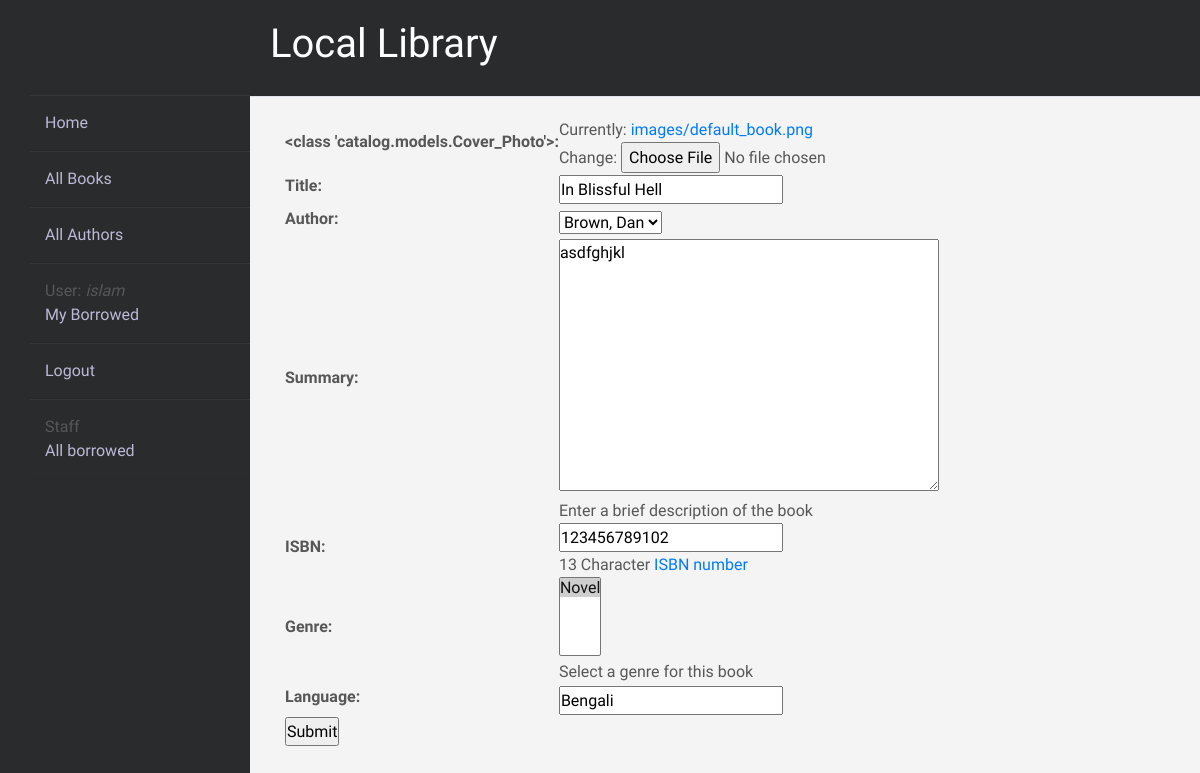
Page /catalog/book/2/update/ (signed in) on the earlier database version.
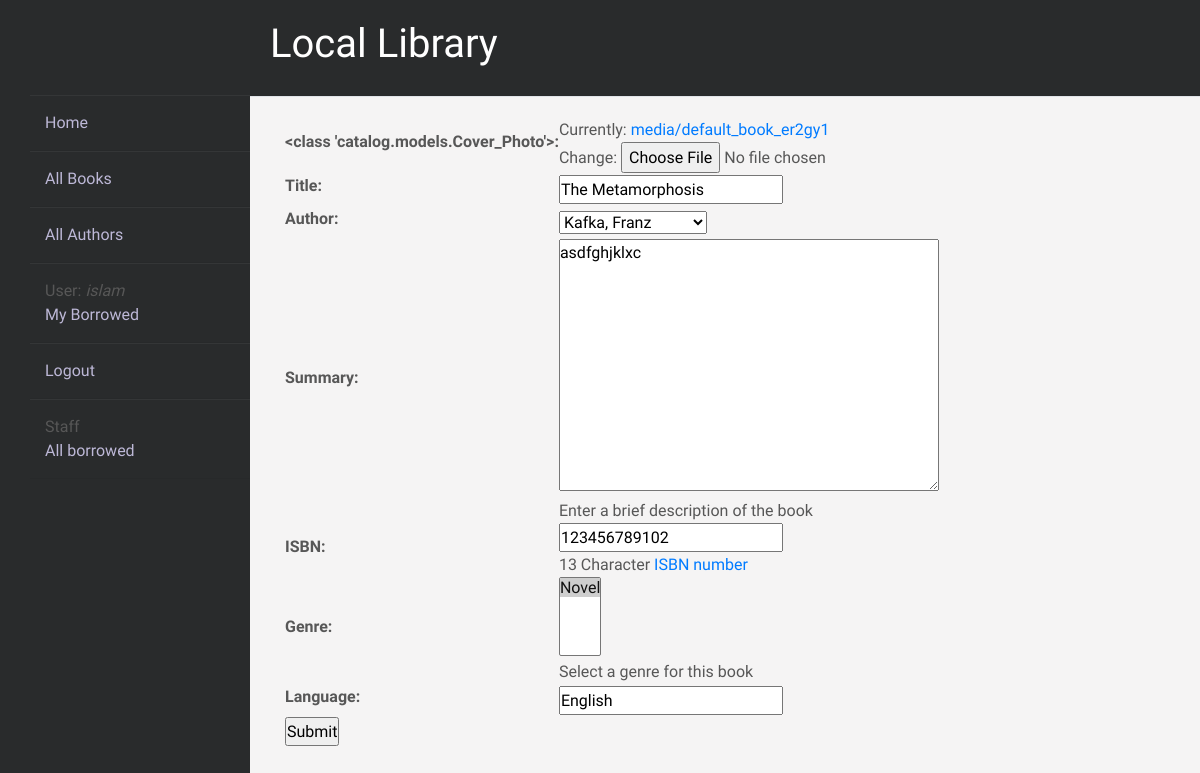
Same page on the later database version.
### catalog/models.py (models this page shows, shortened)
class Book(models.Model):
    image = models.ImageField(Cover_Photo, default='media/default_book.png')
    title = models.CharField(max_length=200)
    author = models.ForeignKey('Author', on_delete=models.SET_NULL, null=True)
    summary = models.TextField(
        max_length=1000, help_text="Enter a brief description of the book")
    isbn = models.CharField('ISBN', max_length=13,
                            unique=True,
                            help_text='13 Character <a href="https://www.isbn-international.org/content/what-isbn'
                                      '">ISBN number</a>')
    genre = models.ManyToManyField(
        Genre, help_text="Select a genre for this book")
    language = models.CharField(max_length=200, null=True, blank=True)
    class Meta:
        ordering = ['title', 'author']
    def display_genre(self):
        """Creates a string for the Genre. This is required to display genre in Admin."""
        return ', '.join([genre.name for genre in self.genre.all()[:3]])
    display_genre.short_description = 'Genre'

### catalog/views.py (the view)
# urls.py: path('book/<int:pk>/update/', views.BookUpdate.as_view(), name='book-update'),
class BookUpdate(PermissionRequiredMixin, UpdateView):
    model = Book
    fields = ['image', 'title', 'author', 'summary', 'isbn', 'genre', 'language']
    permission_required = 'catalog.can_mark_returned'

### catalog/models.py (called while the page is built)
    def __str__(self):
        return self.name

    def __str__(self):
        return '{0}, {1}'.format(self.last_name, self.first_name)

### catalog/templates/catalog/book_form.html (shortened to what this page needs)
{% extends "base_generic.html" %}
{% block content %}
<form action="" method="post">
    <table>
        {{ form.as_table }}
    </table>
    <input type="submit" value="Submit" />
</form>
{% endblock %}

Differences in the rows shown:
changed Book: title "In Blissful Hell" → "The Metamorphosis"; author "Brown, Dan" → "Kafka, Franz"; summary "asdfghjkl" → "asdfghjklxc"; language "Bengali" → "English"
Other differences:
text no longer shown: "<class 'catalog.models.Cover_Photo'>: Currently: images/default_book.png Change: Title: Author: Summary: Enter a brief description of the book ISBN: 13 Character ISBN number Genre: Select a genre for this book Language:"
text now shown: "<class 'catalog.models.Cover_Photo'>: Currently: media/default_book_er2gy1 Change: Title: Author: Summary: Enter a brief description of the book ISBN: 13 Character ISBN number Genre: Select a genre for this book Language:"
